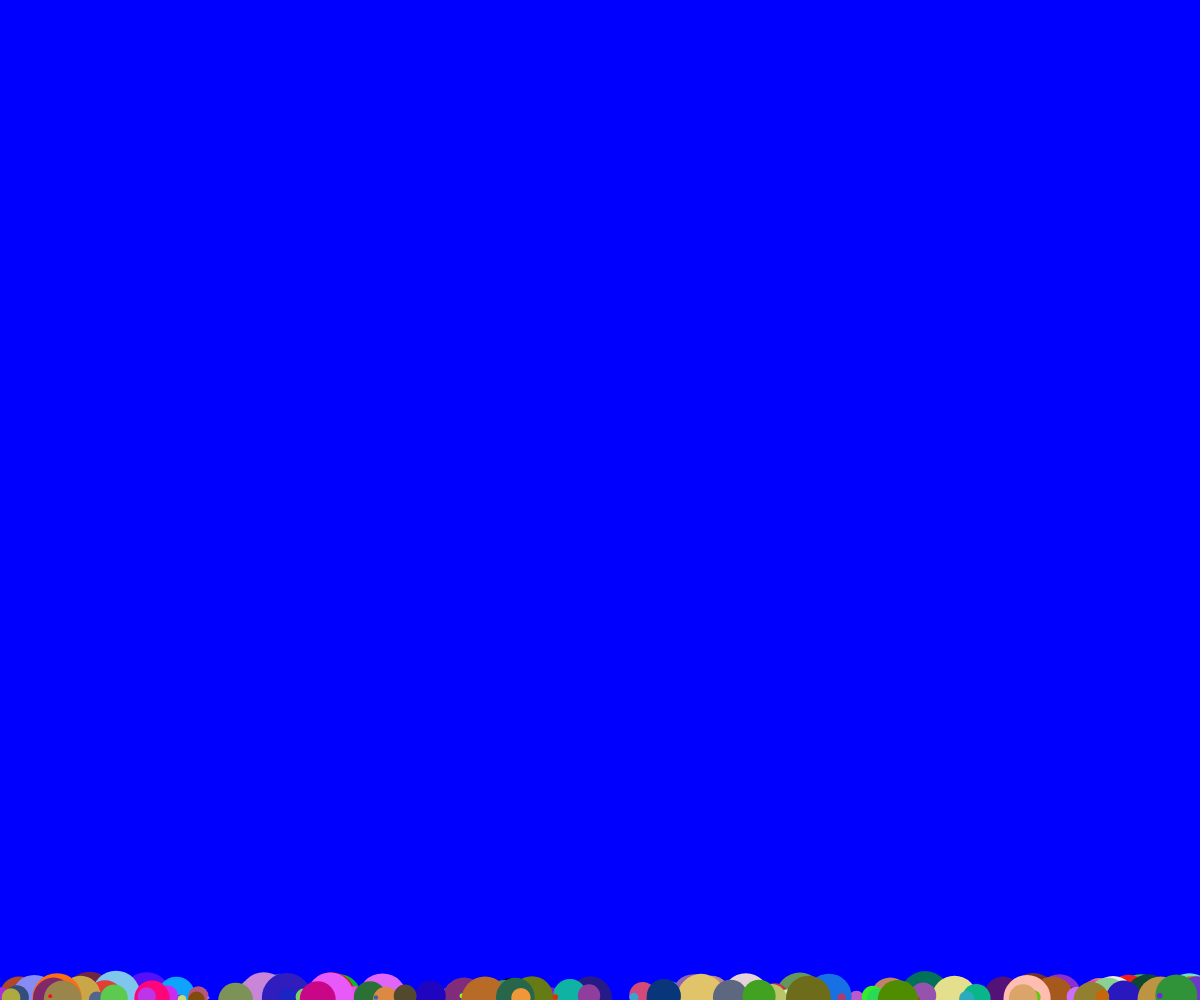
Frame 1 (no input)
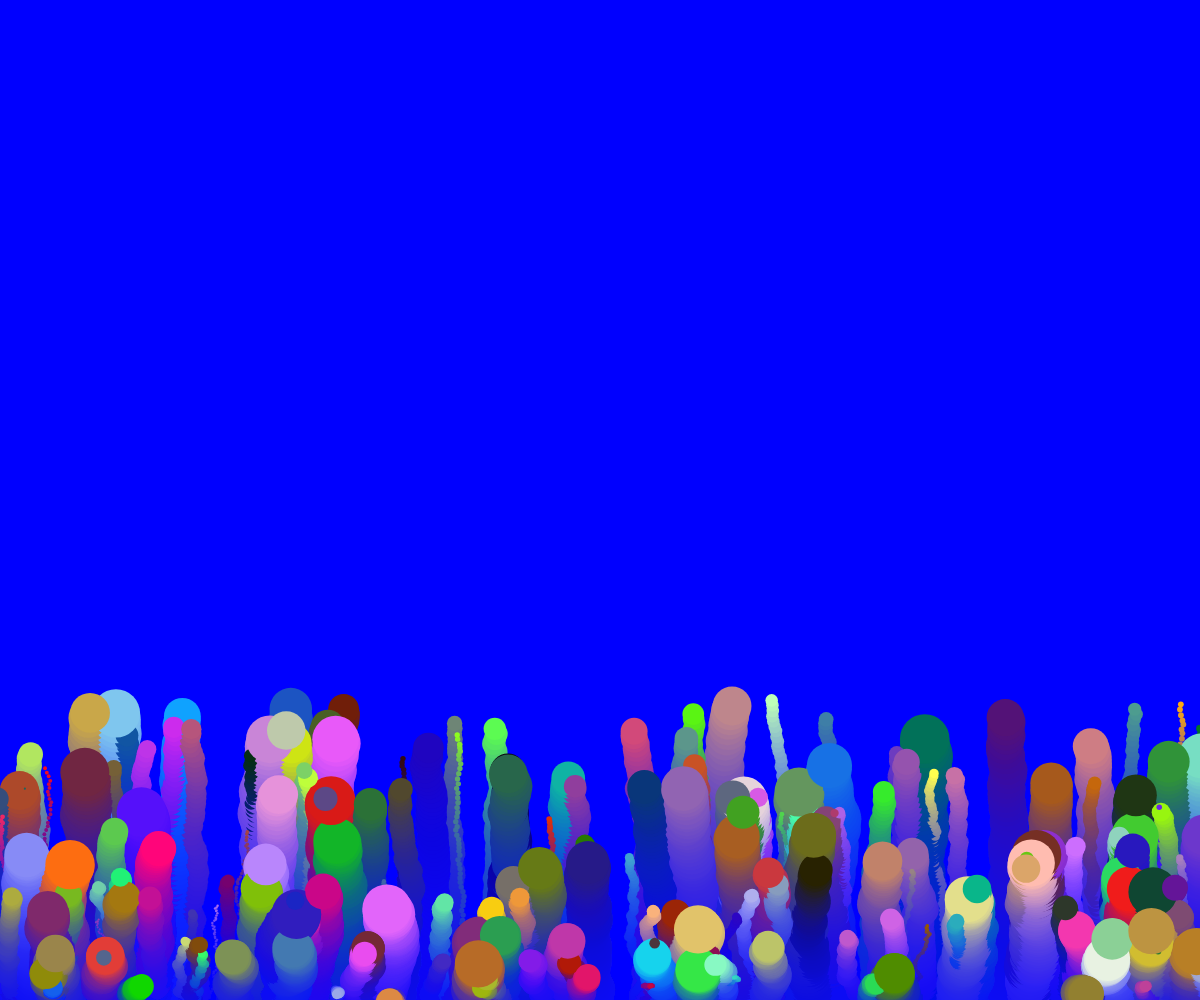
Frame 60 (no input)
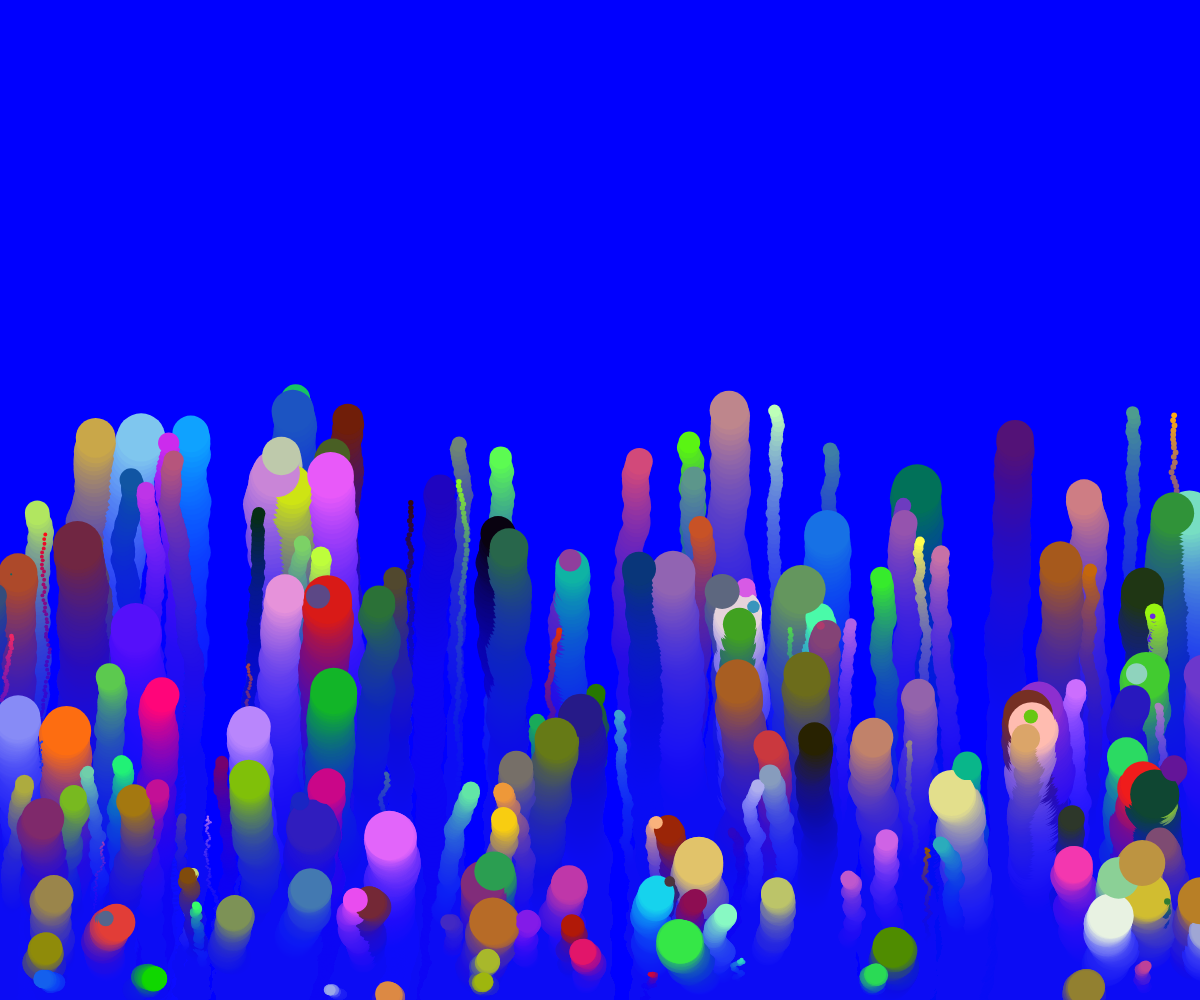
Frame 120 (the mouse pressed at the canvas centre since frame 60)

The p5.js sketch that drew these frames (run headless with seeded random() and noise() and a simulated clock; from frame 60 on, the mouse is pressed at the canvas centre):

// p5.js sketch
// ── sketch.js
/*
  Ralf Baecker 2021
  simple ballons
*/
let myBots = [];


function setup() {
  createCanvas(windowWidth, windowHeight); // wie gross ist die zeichenfläche
  for (var i = 0; i < 200; i++) {
    myBots.push(new Bot(random(0, width), height));
  }
  background(0, 0, 255);
}

function draw() {
  background(0, 0, 255,10);
  for (var i = 0; i < myBots.length; i++) {
    myBots[i].update();
    if (myBots[i].alive == 0) {
      myBots.splice(i, 1);
      myBots.push(new Bot(random(0, width), height));
    }
    myBots[i].draw();

  }
}

class Bot {
  constructor(x, y) {
    // initalisierung
    this.pos = createVector(x, y);
    this.speed = random(0.1, 5);
    this.color = color(random(255), random(255), random(255));
    this.size = random(2, 50);
    this.alive = 1;
  }

  update() {
    // verhalten
    this.pos.x = this.pos.x + random(-2, 2);
    this.pos.y = this.pos.y + random(-1, 1);
    this.pos.y = this.pos.y - this.speed;
    if (this.pos.y < -20) {
      this.alive = 0;
    }

  }

  draw() {
    // aussehen / zeichen
    noStroke(); //(255);
    fill(this.color, 128);
    // noFill();
    ellipse(this.pos.x, this.pos.y, this.size, this.size)
  }
}
